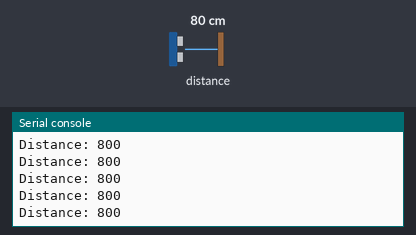
This program was run on a simulated ESP32 board running MicroPython. Parts: the last lines printed to the serial console. The inputs (shaded band) are chosen by the test bench; at power-on: distance to the obstacle 80 cm.

Above: at 1.2 s.
1.3 s: distance to the obstacle set to 2 cm
At 2.1 s:
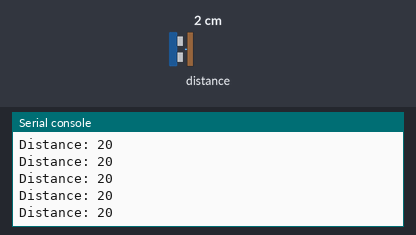
2.8 s: distance to the obstacle set to 4 cm
At 3.3 s:
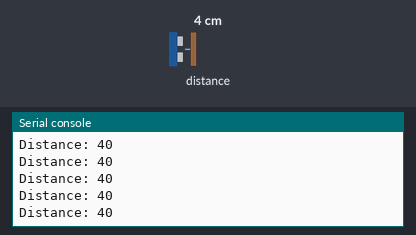
Timing chart, 0 to 5.8 s (numbered marks = the images above; inputs shaded):
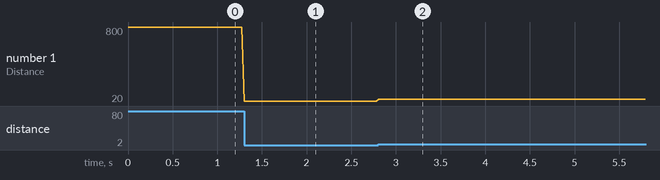

The program:

m5stack_atom_matrix_ultra_sonic_range_sensor.py
```python
from m5stack import *
from m5ui import *
from uiflow import *
import unit
import math

Ultrasonic_1 = unit.get(unit.ULTRASONIC, unit.PORTA)

dist = None

while True:
  dist = Ultrasonic_1.distance
  print("Distance:", dist)
  wait_ms(25)
```

Measured:
- after the input at 1.3 s, the serial console: prints a new line at once (image 1)
- after the input at 2.8 s, the serial console: prints a new line at once (image 2)
- plotted number 1: 800 → 20 after the input at 1.3 s, 20 → 40 after the input at 2.8 s
